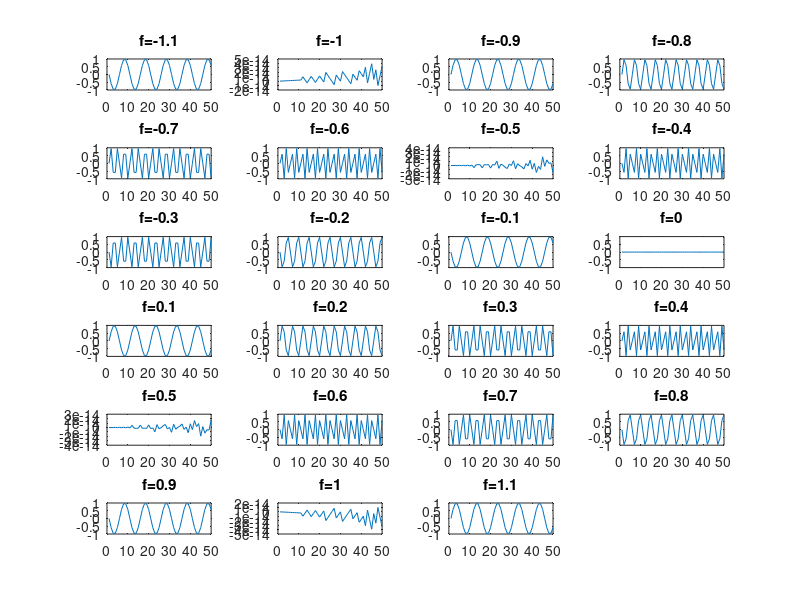

The MATLAB script that drew this image:
clear all;
close all;
clc;
k=1;
x=[];
for f=-1.1:0.1:1.1
  x=sin(2*pi.*f.*(0:49));
  subplot(6,4,k);
  plot(x);
  k++;
  title(['f=' num2str(f)]);
end

